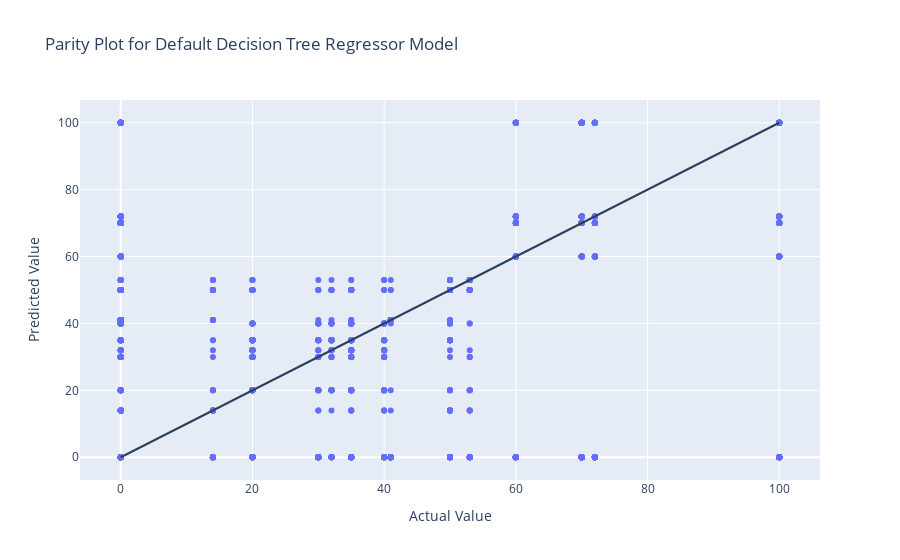

Source (notebook cell):
### Markdown cell above
Default Decision Tree Regressor to Predict Altitudes:

### Code cell
dt_model = DecisionTreeRegressor()
dt_model.fit(x_train, y_train)

dt_mae = mean_absolute_error(y_val, dt_model.predict(x_val))
print('The MAE for the default decision tree regressor is:', round(dt_mae, 3))

# making the parity plot
fig = go.Figure(data = [go.Scatter(x = y_val, y = dt_model.predict(x_val), mode = "markers")])

fig.add_shape(type = "line", x0 = y_val.min(), y0 = y_val.min(), x1 = y_val.max(), y1 = y_val.max(),)

fig.update_xaxes(title_text = "Actual Value")
fig.update_yaxes(title_text = "Predicted Value")

# set the plot size
fig.update_layout(title = 'Parity Plot for Default Decision Tree Regressor Model', autosize = True)
fig.show()

### Figure 1 — Plotly figure (JSON) as saved in the notebook; plotly's stock layout.template omitted (floating-point values rounded to 4 significant figures; data arrays with more than 128 entries replaced by an {"elided": "..."} marker saying what was removed)
{"data": [{"mode": "markers", "type": "scatter", "x": {"elided": "4339 int values"}, "y": {"elided": "4339 int values"}}], "layout": {"autosize": true, "shapes": [{"type": "line", "x0": 0, "x1": 100, "y0": 0, "y1": 100}], "title": {"text": "Parity Plot for Default Decision Tree Regressor Model"}, "xaxis": {"autorange": true, "range": [-5.949, 105.9], "title": {"text": "Actual Value"}, "type": "linear"}, "yaxis": {"autorange": true, "range": [-8.252, 108.3], "title": {"text": "Predicted Value"}, "type": "linear"}}}
